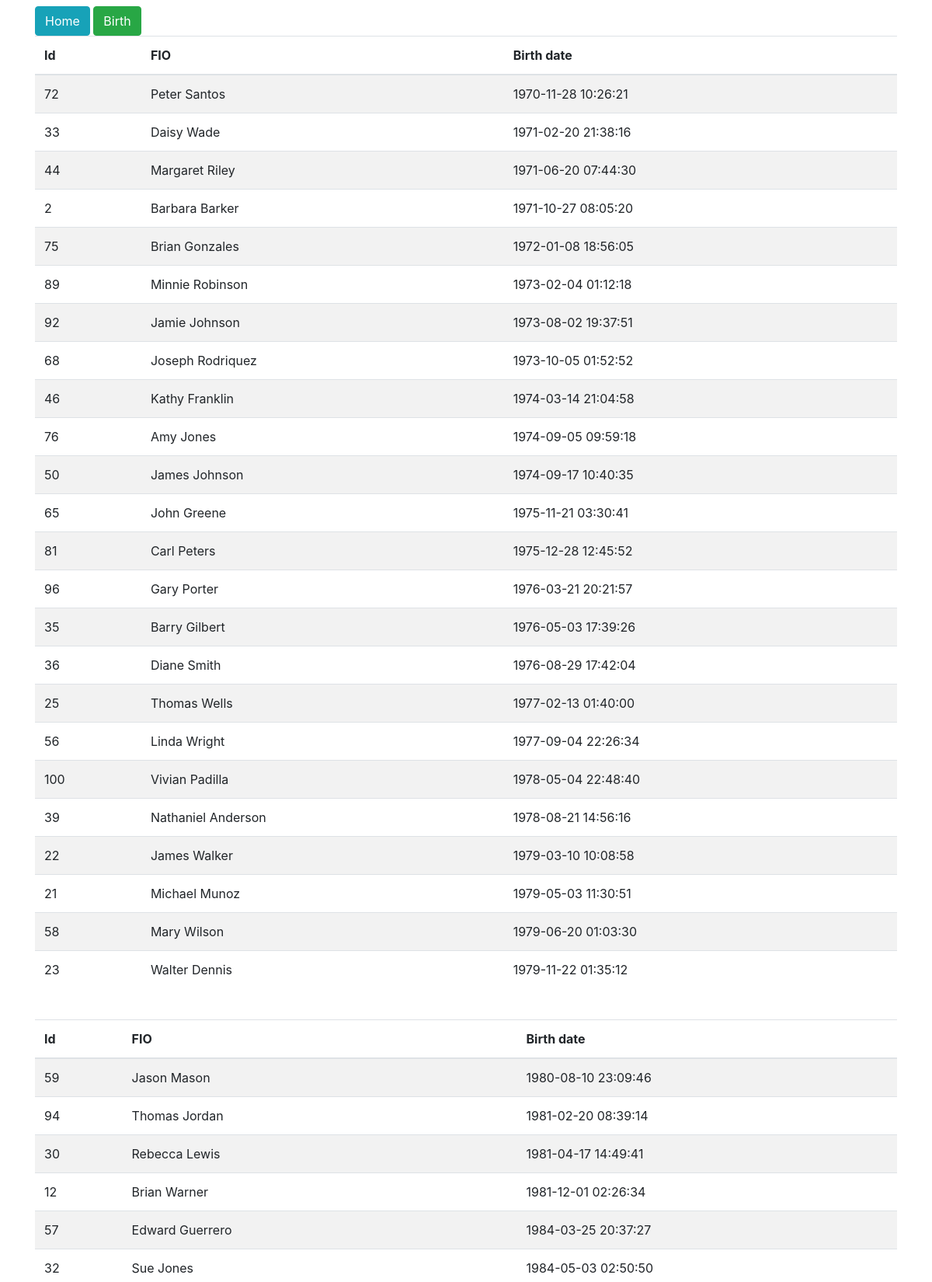
The app's page /?type=birth (upper part) with its own data.
### tables this page shows
CREATE TABLE users (
  id int(11) not null AUTO_INCREMENT,
  fio varchar(500) not null,
  birth_date datetime not null,
  PRIMARY KEY (id)
);

### config/database.php (called while the page is built, shortened)
<?php
return [
        'driver' => 'mysql',
        'username' => getenv('MYSQL_USER') ?: 'admin',
        'password' => getenv('MYSQL_PASSWORD') ?: '111111',
        'host' => getenv('MYSQL_HOST') ?: '127.0.0.1',
        'database' => getenv('MYSQL_DATABASE') ?: 'app_db',
        'charset' => getenv('MYSQL_CHARSET') ?: 'utf8',
        'collation' => getenv('MYSQL_COLLATION') ?: 'utf8_unicode_ci',
        'prefix' => '',
];

### src/DB.php (called while the page is built, shortened)
<?php
class DB
{
	function __construct()
	{
		$db = require_once dirname(__DIR__) . "/config/database.php";
		$this->pdo = new PDO("mysql:host=172.19.0.1; dbname=" . $db['database'], $db['username'], $db['password']);
	}
}
?>

### src/QueryBuilder.php (called while the page is built, shortened)
<?php
class QueryBuilder extends DB
{
    public function getAllUsers($limit, $offset, $order='asc') {
        $sql = "SELECT * FROM users  ORDER BY 1 $order LIMIT $limit OFFSET $offset";
        $statement = $this->pdo->prepare($sql);
		$statement->execute();
		$result = $statement->fetchAll(PDO::FETCH_ASSOC);
		return $result;
    }
    public function getByBirth($datetime, $flag = '>=') {
        $sql = "SELECT * FROM users WHERE birth_date $flag '$datetime' ORDER BY 3";
        $statement = $this->pdo->prepare($sql);
		$statement->execute();
		$result = $statement->fetchAll(PDO::FETCH_ASSOC);
		return $result;
    }
}

### templates/table.php (the view)
<table class="table table-striped">
	<thead>
		<tr>
			<th>Id</th>
			<th>FIO</th>
			<th>Birth date</th>
		</tr>
	</thead>
	<tbody>
		<?php foreach($users as $user):?>
		<tr>
			<td><?=$user['id'];?></td>
			<td><?=$user['fio'];?></td>
			<td><?=$user['birth_date'];?></td>
		</tr>
		<?php endforeach;?>
	</tbody>
</table>

### records on screen
users: id "72", fio "Peter Santos", birth_date "1970-11-28 10:26:21"
users: id "33", fio "Daisy Wade", birth_date "1971-02-20 21:38:16"
users: id "44", fio "Margaret Riley", birth_date "1971-06-20 07:44:30"
users: id "2", fio "Barbara Barker", birth_date "1971-10-27 08:05:20"
users: id "75", fio "Brian Gonzales", birth_date "1972-01-08 18:56:05"
users: id "89", fio "Minnie Robinson", birth_date "1973-02-04 01:12:18"
users: id "92", fio "Jamie Johnson", birth_date "1973-08-02 19:37:51"
users: id "68", fio "Joseph Rodriquez", birth_date "1973-10-05 01:52:52"
users: id "46", fio "Kathy Franklin", birth_date "1974-03-14 21:04:58"
users: id "76", fio "Amy Jones", birth_date "1974-09-05 09:59:18"
users: id "50", fio "James Johnson", birth_date "1974-09-17 10:40:35"
users: id "65", fio "John Greene", birth_date "1975-11-21 03:30:41"
users: id "81", fio "Carl Peters", birth_date "1975-12-28 12:45:52"
users: id "96", fio "Gary Porter", birth_date "1976-03-21 20:21:57"
users: id "35", fio "Barry Gilbert", birth_date "1976-05-03 17:39:26"
users: id "36", fio "Diane Smith", birth_date "1976-08-29 17:42:04"
users: id "25", fio "Thomas Wells", birth_date "1977-02-13 01:40:00"
users: id "56", fio "Linda Wright", birth_date "1977-09-04 22:26:34"
users: id "100", fio "Vivian Padilla", birth_date "1978-05-04 22:48:40"
users: id "39", fio "Nathaniel Anderson", birth_date "1978-08-21 14:56:16"
users: id "22", fio "James Walker", birth_date "1979-03-10 10:08:58"
users: id "21", fio "Michael Munoz", birth_date "1979-05-03 11:30:51"
users: id "58", fio "Mary Wilson", birth_date "1979-06-20 01:03:30"
users: id "23", fio "Walter Dennis", birth_date "1979-11-22 01:35:12"
users: id "59", fio "Jason Mason", birth_date "1980-08-10 23:09:46"
users: id "94", fio "Thomas Jordan", birth_date "1981-02-20 08:39:14"
users: id "30", fio "Rebecca Lewis", birth_date "1981-04-17 14:49:41"
users: id "12", fio "Brian Warner", birth_date "1981-12-01 02:26:34"
users: id "57", fio "Edward Guerrero", birth_date "1984-03-25 20:37:27"
users: id "32", fio "Sue Jones", birth_date "1984-05-03 02:50:50"
